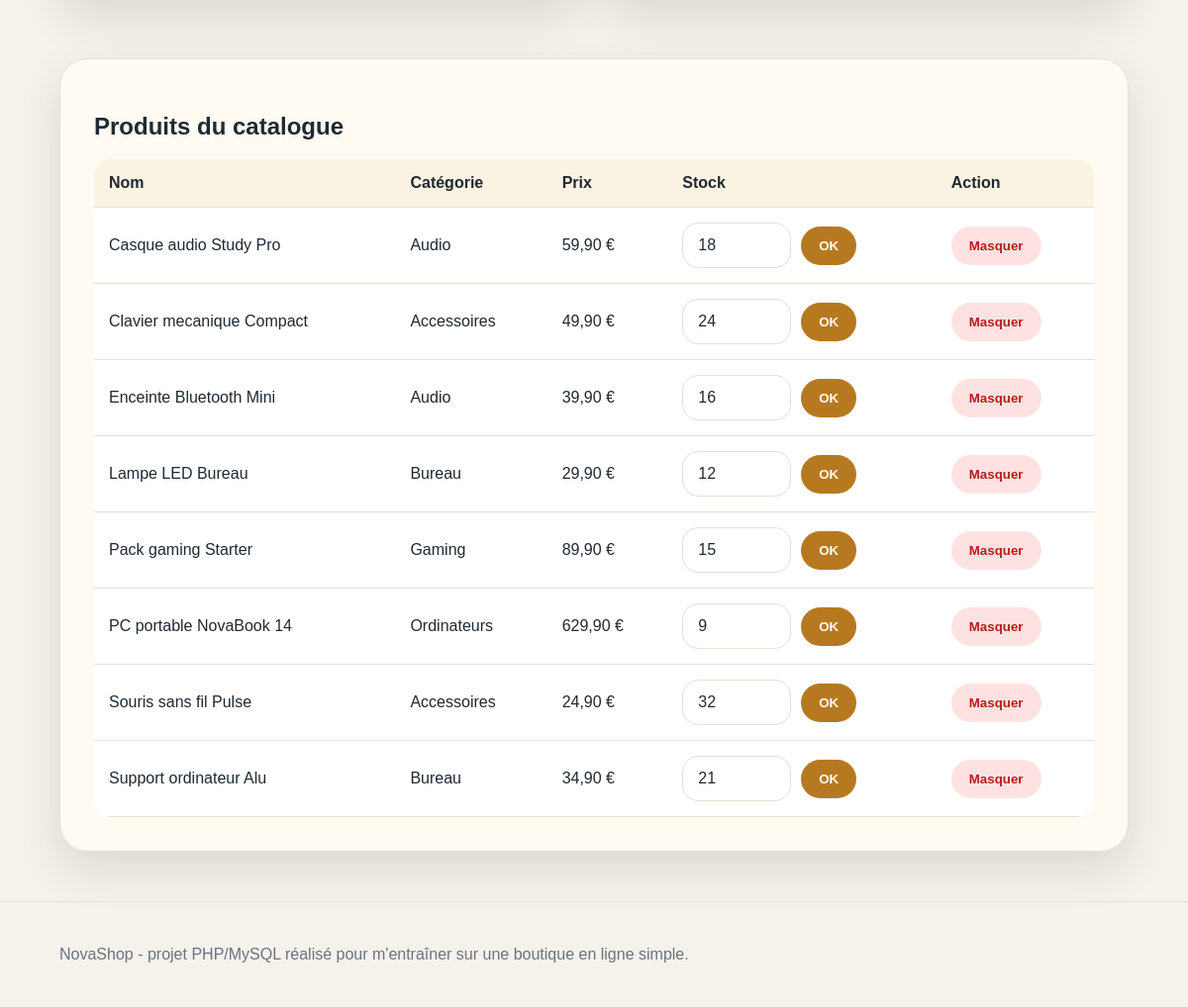
Page /admin.php (signed in, lower part) on the earlier database version.
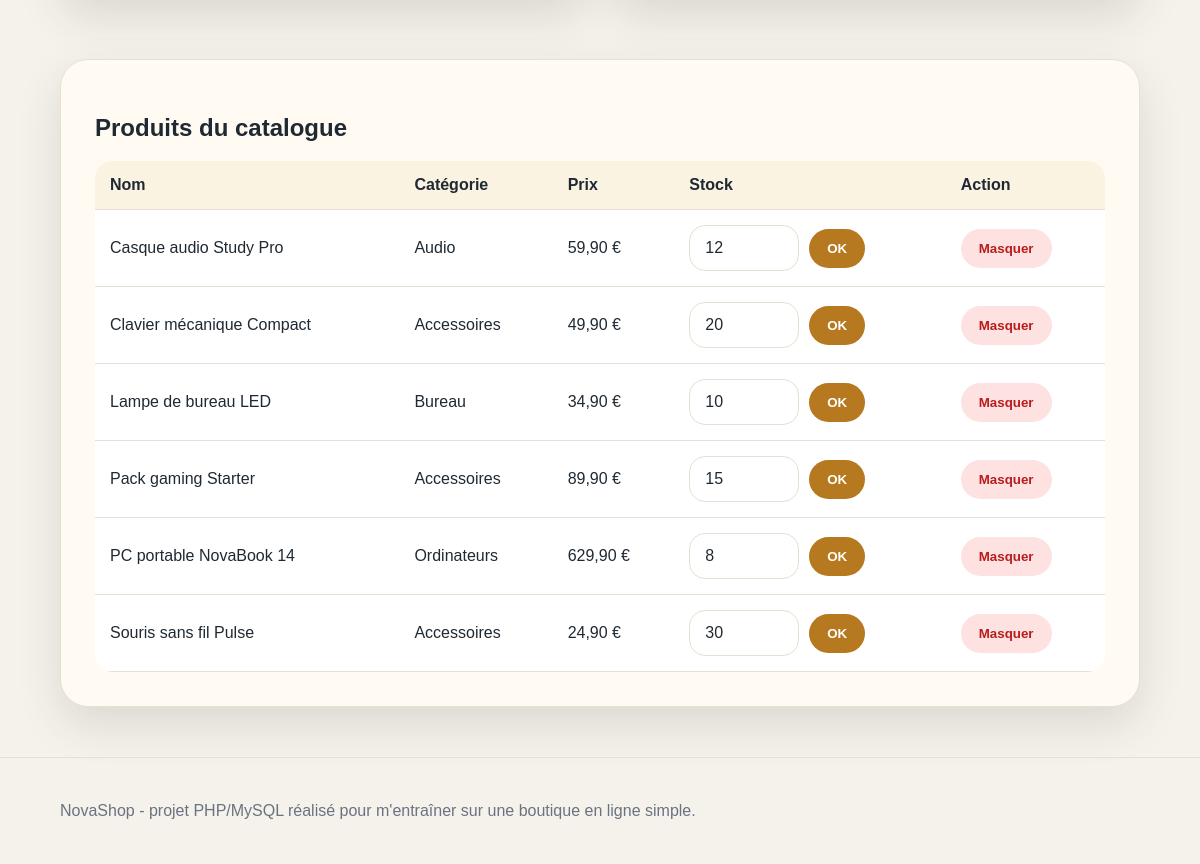
Same page on the later database version.
### tables this page shows
CREATE TABLE produit (
    id_produit INT AUTO_INCREMENT PRIMARY KEY,
    nom VARCHAR(150) NOT NULL,
    description TEXT,
    prix DECIMAL(10,2) NOT NULL,
    stock INT NOT NULL DEFAULT 0,
    image VARCHAR(255) DEFAULT 'images/produit-defaut.svg',
    id_categorie INT,
    actif TINYINT(1) DEFAULT 1,
    FOREIGN KEY (id_categorie) REFERENCES categorie(id_categorie)
);

CREATE TABLE categorie (
    id_categorie INT AUTO_INCREMENT PRIMARY KEY,
    nom VARCHAR(100) NOT NULL
);

### connexion.php (called while the page is built, shortened)
<?php
function proteger($texte) {
    return htmlspecialchars($texte, ENT_QUOTES, 'UTF-8');
}
function afficher_prix($montant) {
    return number_format($montant, 2, ',', ' ') . ' €';
}
?>

### admin.php (the view, shortened to what this page needs)
<?php
require_once 'connexion.php';
$produits = $pdo->query("SELECT produit.*, categorie.nom AS nom_categorie
                         FROM produit
                         LEFT JOIN categorie ON produit.id_categorie = categorie.id_categorie
                         ORDER BY produit.actif DESC, produit.nom ASC")->fetchAll(PDO::FETCH_ASSOC);
require_once 'header.php';
?>
<section class="deux-colonnes">
</section>
<section class="bloc">
    <h2>Produits du catalogue</h2>
    <table class="tableau">
        <tr>
            <th>Nom</th>
            <th>Catégorie</th>
            <th>Prix</th>
            <th>Stock</th>
            <th>Action</th>
        </tr>
        <?php foreach ($produits as $produit) { ?>
            <tr>
                <td>
                    <?php echo proteger($produit['nom']); ?>
                </td>
                <td><?php echo proteger($produit['nom_categorie']); ?></td>
                <td><?php echo afficher_prix($produit['prix']); ?></td>
                <td>
                    <form method="post" class="formulaire-ligne">
                        <input type="number" name="stock" min="0" value="<?php echo $produit['stock']; ?>">
                        <button type="submit">OK</button>
                    </form>
                </td>
                <td>
                    <?php if ($produit['actif'] == 1) { ?>
                        <form method="post">
                            <button class="bouton-danger" type="submit">Masquer</button>
                        </form>
                    <?php } ?>
                </td>
            </tr>
        <?php } ?>
    </table>
</section>
<?php require_once 'footer.php'; ?>

Differences in the rows shown:
removed produit: nom "Enceinte Bluetooth Mini", id_categorie.nom "Audio", prix "39,90 €", stock "16"
removed produit: nom "Lampe LED Bureau", id_categorie.nom "Bureau", prix "29,90 €", stock "12"
changed produit "Casque audio Study Pro": stock "18" → "12"
changed produit: nom "Clavier mecanique Compact" → "Clavier mécanique Compact"; stock "24" → "20"
changed produit "Bureau": nom "Support ordinateur Alu" → "Lampe de bureau LED"; stock "21" → "10"; moves up the list
changed produit "Pack gaming Starter": id_categorie.nom "Gaming" → "Accessoires"
changed produit "PC portable NovaBook 14": stock "9" → "8"
changed produit "Souris sans fil Pulse": stock "32" → "30"
